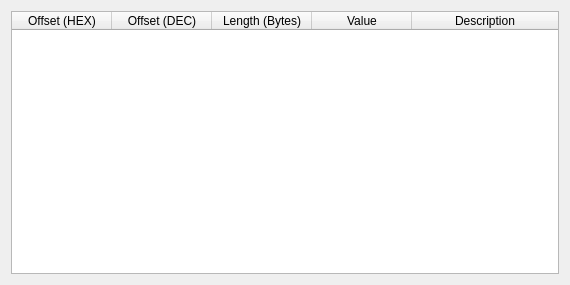
<?xml version="1.0" encoding="UTF-8"?>
<ui version="4.0">
 <class>ntfs_vbr_template</class>
 <widget class="QDialog" name="ntfs_vbr_template">
  <property name="geometry">
   <rect>
    <x>0</x>
    <y>0</y>
    <width>570</width>
    <height>285</height>
   </rect>
  </property>
  <property name="windowTitle">
   <string>NTFS VBR</string>
  </property>
  <layout class="QVBoxLayout" name="verticalLayout">
   <item>
    <widget class="QTableWidget" name="tableWidget">
     <attribute name="horizontalHeaderStretchLastSection">
      <bool>true</bool>
     </attribute>
     <attribute name="verticalHeaderStretchLastSection">
      <bool>false</bool>
     </attribute>
     <column>
      <property name="text">
       <string>Offset (HEX)</string>
      </property>
     </column>
     <column>
      <property name="text">
       <string>Offset (DEC)</string>
      </property>
     </column>
     <column>
      <property name="text">
       <string>Length (Bytes)</string>
      </property>
     </column>
     <column>
      <property name="text">
       <string>Value</string>
      </property>
     </column>
     <column>
      <property name="text">
       <string>Description</string>
      </property>
     </column>
    </widget>
   </item>
  </layout>
 </widget>
 <resources/>
 <connections/>
</ui>
